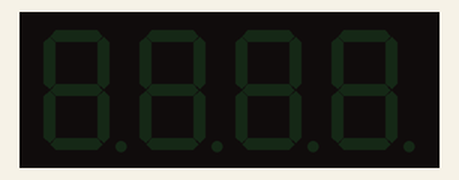
Recording of a sketch running on a simulated Arduino Uno, built with avr-gcc and run on an emulated ATmega328P. Shown: 4-digit seven-segment display.

Above: at 0.1 s.
At 2.1 s:
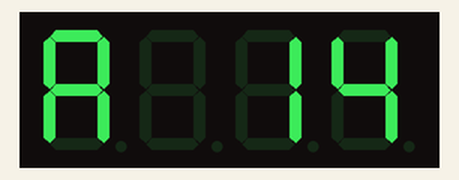
At 4.1 s:
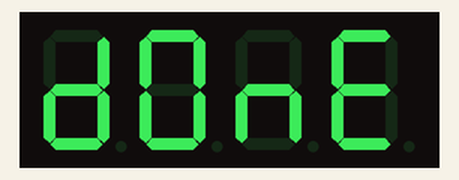

The sketch:

TM1637_Coba.ino
```cpp
#include <Arduino.h>
#include <TM1637Display.h>

// Module connection pins (Digital Pins)
#define CLK 9
#define DIO 10

// The amount of time (in milliseconds) between tests
#define TEST_DELAY   2000

const uint8_t SEG_DONE[] = {
  SEG_B | SEG_C | SEG_D | SEG_E | SEG_G,           // d
  SEG_A | SEG_B | SEG_C | SEG_D | SEG_E | SEG_F,   // O
  SEG_C | SEG_E | SEG_G,                           // n
  SEG_A | SEG_D | SEG_E | SEG_F | SEG_G            // E
};

TM1637Display display(CLK, DIO);

void setup()
{
  Serial.begin(9600);
}

void loop()
{
  int k;
  uint8_t data[] = { 0xff, 0xff, 0xff, 0xff };
  uint8_t blank[] = { 0x00, 0x00, 0x00, 0x00 };
  display.setBrightness(0x0f);

  // All segments on
  //  display.setSegments(SEG_DONE);
  delay(TEST_DELAY);

  // Selectively set different digits
  //  data[0] = display.encodeDigit(0);
  //  data[1] = display.encodeDigit(1);
  //  data[2] = display.encodeDigit(2);
  //  data[3] = display.encodeDigit(3);
  //  display.setSegments(data);
  //  delay(TEST_DELAY);
  //
  //  /*
  //  for(k = 3; k >= 0; k--) {
  //	display.setSegments(data, 1, k);
  //	delay(TEST_DELAY);
  //	}
  //  */
  //
  display.clear();
  //  display.setSegments(data+2, 2, 2);
  //  delay(TEST_DELAY);
  //
  //  display.clear();
  //  display.setSegments(data+2, 2, 1);
  //  delay(TEST_DELAY);
  //
  //  display.clear();
  //  display.setSegments(data+1, 3, 1);
  //  delay(TEST_DELAY);
  //
  //
  //  // Show decimal numbers with/without leading zeros
  //    display.showNumberDec(0, false); // Expect: ___0
  //    delay(TEST_DELAY);
  //  display.showNumberDec(0, true);  // Expect: 0000
  //  delay(TEST_DELAY);
  //	display.showNumberDec(1, false); // Expect: ___1
  //	delay(TEST_DELAY);
  //  display.showNumberDec(1, true);  // Expect: 0001
  //  delay(TEST_DELAY);
  //  display.showNumberDec(301, false); // Expect: _301
  //  delay(TEST_DELAY);
  //  display.showNumberDec(301, true); // Expect: 0301
  //  delay(TEST_DELAY);
  //  display.clear();
  //  display.showNumberDec(14, false, 2, 1); // Expect: _14_
  //  delay(TEST_DELAY);
  //  display.clear();
  //  display.showNumberDec(4, true, 2, 2);  // Expect: 04__
  //  delay(TEST_DELAY);
  //  display.showNumberDec(-1, false);  // Expect: __-1
  //  delay(TEST_DELAY);
  //  display.showNumberDec(-12);        // Expect: _-12
  //  delay(TEST_DELAY);
  //  display.showNumberDec(-999);       // Expect: -999
  //  delay(TEST_DELAY);
  //  display.clear();
  //  display.showNumberDec(-5, false, 3, 0); // Expect: _-5_
  //  delay(TEST_DELAY);
  //  Serial.println(strtoul("A13"));
  //    display.showNumberHexEx(0xf1af);        // Expect: f1Af
  //    delay(TEST_DELAY);
  //  display.showNumberHexEx(0x2c);          // Expect: __2C
  //  delay(TEST_DELAY);
  //  display.showNumberHexEx(0xd1, 0, true); // Expect: 00d1
  //  delay(TEST_DELAY);
  //  display.clear();
  display.showNumberHexEx(0xA, 0, true, 1); // Expect: d1__
  display.showNumberDec(14, false, 2, 2); // Expect: _14_
  //  delay(TEST_DELAY);
  delay(TEST_DELAY);
  //
  //	// Run through all the dots
  //	for(k=0; k <= 4; k++) {
  //		display.showNumberDecEx(0, (0x80 >> k), true);
  //		delay(TEST_DELAY);
  //	}
  //
  //  // Brightness Test
  //  for(k = 0; k < 4; k++)
  //	data[k] = 0xff;
  //  for(k = 0; k < 7; k++) {
  //    display.setBrightness(k);
  //    display.setSegments(data);
  //    delay(TEST_DELAY);
  //  }
  //
  //  // On/Off test
  //  for(k = 0; k < 4; k++) {
  //    display.setBrightness(7, false);  // Turn off
  //    display.setSegments(data);
  //    delay(TEST_DELAY);
  //    display.setBrightness(7, true); // Turn on
  //    display.setSegments(data);
  //    delay(TEST_DELAY);
  //  }


  // Done!
  display.setSegments(SEG_DONE);

  //  while(1);
}
```

Measured:
- what the display in image 1 shows lasts 2.1 s, from 2.0 s to 4.1 s
